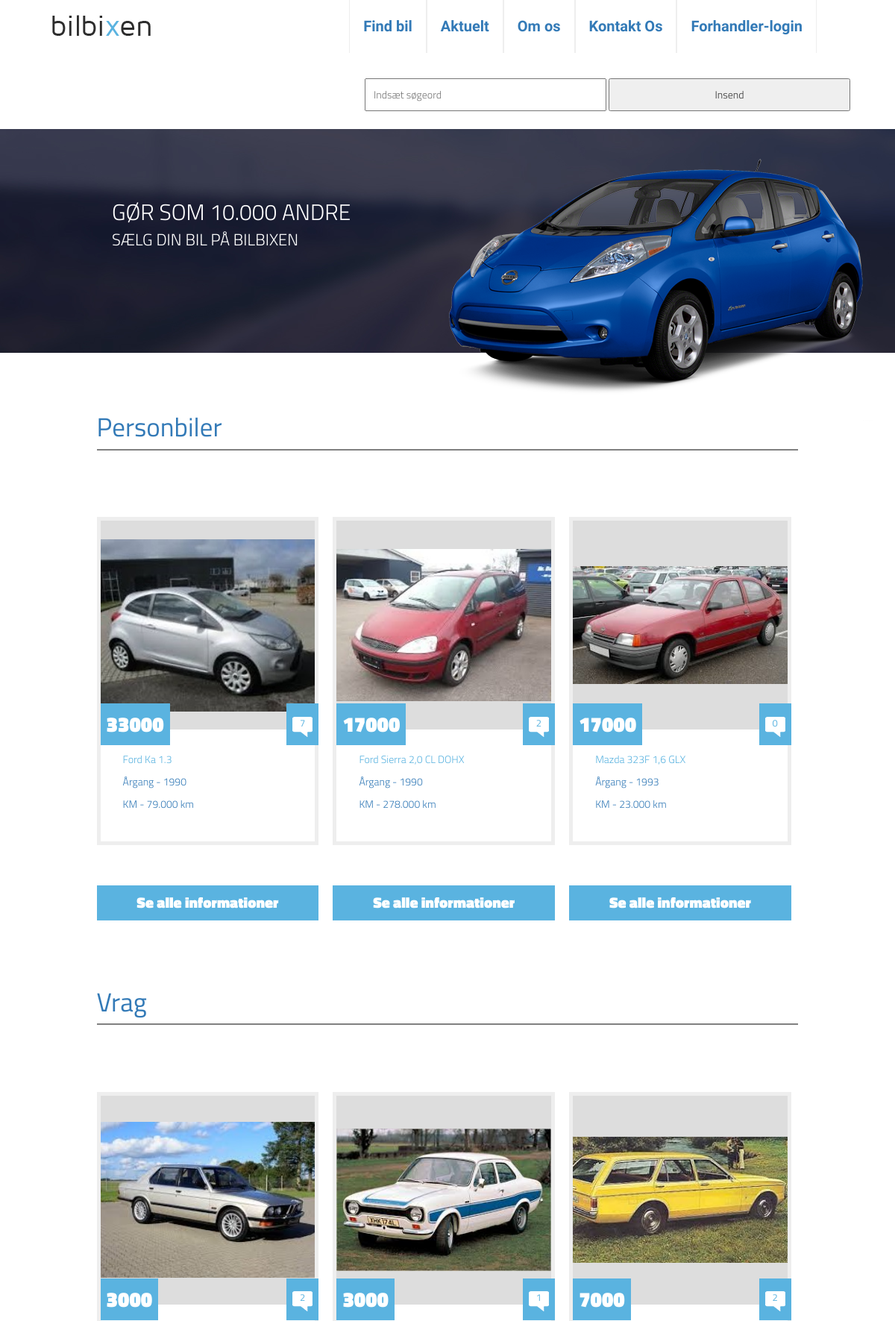
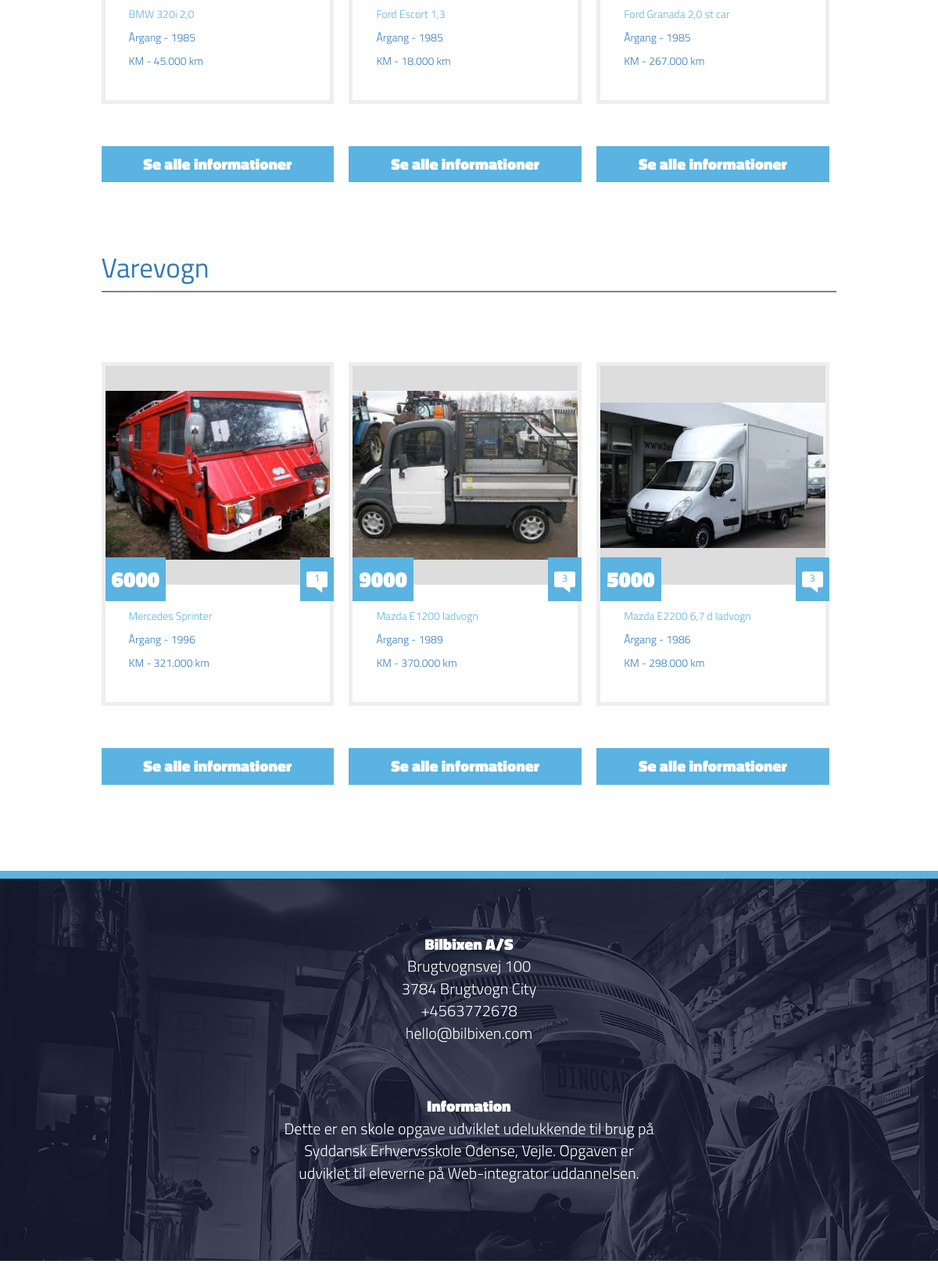
The app's page /index.php?page=find_bil with its own data (2 pictures, top to bottom).
### tables this page shows
CREATE TABLE `bil_bixen_type` (
  `type_id` int(11) NOT NULL,
  `type` varchar(70) NOT NULL
);

CREATE TABLE `bil_bixen` (
  `car_id` int(11) NOT NULL,
  `model` varchar(100) NOT NULL,
  `reg_date` date NOT NULL,
  `doors` int(11) NOT NULL,
  `km` int(11) NOT NULL,
  `price` int(11) NOT NULL,
  `img` varchar(500) DEFAULT NULL,
  `category_id` int(11) NOT NULL
);

### classes/Category.php (called while the page is built, shortened)
<?php
class Category extends DatabaseTable {
    function getAllCarTypes($mysqli, $type = null) {
        $sql = "SELECT type_id, type FROM `bil_bixen_type`";
        $result = $mysqli->query($sql);
        if ($result) {
            return $result;
        }
    }
}

### classes/Car.php (called while the page is built, shortened)
<?php
class Car extends DatabaseTable {
    function getCars($mysqli, $type_id, $limit = false) {
        $dealer_price = ' TRUNCATE((price/1.25)*0.90, 2) AS price ';
        $price = (isset($_SESSION['level']) && $_SESSION['level'] == 2) ? $dealer_price : ' price ';
        if ($limit) {
            $limit = "LIMIT " . $limit;
        }
        $sql = "SELECT `car_id`,`model`,`reg_date`,`doors`,`km`, $price, `img` FROM `bil_bixen`  WHERE `category_id`= $type_id $limit";
        $result = $mysqli->query($sql);
        if ($result) {
            return $result;
        }
    }
}

### classes/Comment.php (called while the page is built, shortened)
<?php
class Comment extends DatabaseTable {
    function messageCount($mysqli, $car_id) {
        $sql = "SELECT  Count(`message`) FROM `bil_bixen_kommentarer`
                    INNER JOIN bil_bixen ON bil_bixen_kommentarer.`biler_id` = bil_bixen.car_id
                    WHERE biler_id = $car_id AND `status` = 2";
        $result = $mysqli->query($sql);
      $row = $result->fetch_assoc();
                $count = $row['Count(`message`)'];
        return $count;
    }
}

### pages/find_bil.php (the view, shortened to what this page needs)
<?php
$mysqli = UniversalConnect::doConnect();
?>
<main>
    <?php
    $selected_type = null;
    $number_of_cars = 3;
    $category = new Category($mysqli, 'bil_bixen');
    $allTypes = $category->getAllCarTypes($mysqli, $selected_type);
    while ($type_row = $allTypes->fetch_object()) {
        ?>
        <div class="find_bil">
            <a href="?page=find_bil&type_id=<?php echo $type_row->type_id; ?>"><h3><?php echo $type_row->type; ?></h3></a>
        </div>
        <?php
        $type_id = $type_row->type_id;
        ?>
        <div class="cars">
            <?php
            $car = new Car($mysqli, 'bil_bixen');
            $cars = $car->getCars($mysqli, $type_id, $number_of_cars);
            while ($car = $cars->fetch_object()) {
                $car_id = $car->car_id ?? "";
                $price = $car->price ?? null;
                $km = $car->km;
                $km = number_format($km, 0, ",", ".");
                $year = substr($car->reg_date, 0, 4);
                $img = $car->img;
                $comment = new Comment($mysqli, 'bil_bixen');
                $count = $comment->messageCount($mysqli, $car_id);
                ?>
                <div class="col">
                    <div class="border">
                        <a href="index.php?page=details&id=<?php echo $car_id; ?>">
                            <div class="img_container">
                                <?php
                                if ($img) {
                                    echo '<img src="assets/img/bil/' . $img . '" alt="bil">';
                                } else {
                                    echo '<img src="assets/img/bil/' . $car_id . '.jpg" alt="bil">';
                                }
                                ?>
                            </div>
                            <div class="query_flex">
                                <div class="pris"><p><?php echo $price; ?></div>
                                <div class="messages"><img src="assets/img/talebobble.png">
                                    <p class="nmb"><?php echo $count ?></p>
                                </div>
                            </div>
                            <div class="om_bilen">
                                <p class="model"><?php echo $car->model; ?></p>
                                <p>Årgang - <?php echo $year; ?></p>
                                <p>KM - <?php echo $km . ' '; ?>km</p>
                            </div>
                            <div class="info_link">
                                Se alle informationer
                            </div>
                        </a>
                    </div>
                </div>
                <?php
            }
            ?>
        </div>
        <?php
    }
    ?>
</main>

### assets/css/core.css (style rules this page uses)
body { background-color: #000; max-width: 1400px; margin: auto ! important; }
body a { text-decoration: none ! important; }
a { text-decoration: none; color: black; }
main { width:80%; margin: auto; }
main .cars { display: flex; flex-wrap: wrap; min-height: 560px; }
main .col { position: relative; width:31%; margin: 1%; box-sizing: border-box; }
.border { border: 5px solid #eee; }
main .col img { width: 100%; }
.img_container { background-color: #ddd; height: 280px; display: flex; align-items: center; justify-content: center; }
.img_container img { width: 100%; }
main .col .pris,.messages { position: absolute; top: 250px; background-color: #5AB3E0; padding:8px; color: #fff; font-size: 28px; font-weight: 800; }
main .pris p,.messages p { margin: 0; }
main .messages p { color: #5AB3E0; font-size: 13px; font-weight: 500; position: absolute; top: 10px; right: 18px; }
main .col .messages { height: 36px; position: absolute; right: 0; }
.messages, .bubble { height:auto ! important; }
.nmb { margin-top: 15% ! important; }
.om_bilen { padding: 30px; }
.om_bilen p:nth-child(1) { color: #5AB3E0; }
.info_link { width:100%; background-color:#5AB3E0; padding: 9px; text-align: center; box-sizing: border-box; position: absolute; bottom: 0; }
.find_bil { margin: 80px 1%; border-bottom: 2px solid grey; }
.find_bil h3 { font-weight: 500; font-size: 35px; }
.info_link { color: #fff; font-weight: 800; font-size: 20px; left:0; }
.query_flex { display: flex; justify-content: space-between; width: 100%; }

### records on screen
bil_bixen_type: type "Personbiler"
bil_bixen: shows a picture, price "33000", count "7", model "Ford Ka 1.3", reg_date "1990", km "79.000"
bil_bixen: shows a picture, price "17000", count "2", model "Ford Sierra 2,0 CL DOHX", reg_date "1990", km "278.000"
bil_bixen: shows a picture, price "17000", count "0", model "Mazda 323F 1,6 GLX", reg_date "1993", km "23.000"
bil_bixen_type: type "Vrag"
bil_bixen: shows a picture, price "3000", count "2", model "BMW 320i 2,0", reg_date "1985", km "45.000"
bil_bixen: shows a picture, price "3000", count "1", model "Ford Escort 1,3", reg_date "1985", km "18.000"
bil_bixen: shows a picture, price "7000", count "2", model "Ford Granada 2,0 st car", reg_date "1985", km "267.000"
bil_bixen_type: type "Varevogn"
bil_bixen: shows a picture, price "6000", count "1", model "Mercedes Sprinter", reg_date "1996", km "321.000"
bil_bixen: shows a picture, price "9000", count "3", model "Mazda E1200 ladvogn", reg_date "1989", km "370.000"
bil_bixen: shows a picture, price "5000", count "3", model "Mazda E2200 6,7 d ladvogn", reg_date "1986", km "298.000"

### other values on screen
$login_tekst "Forhandler-login"
